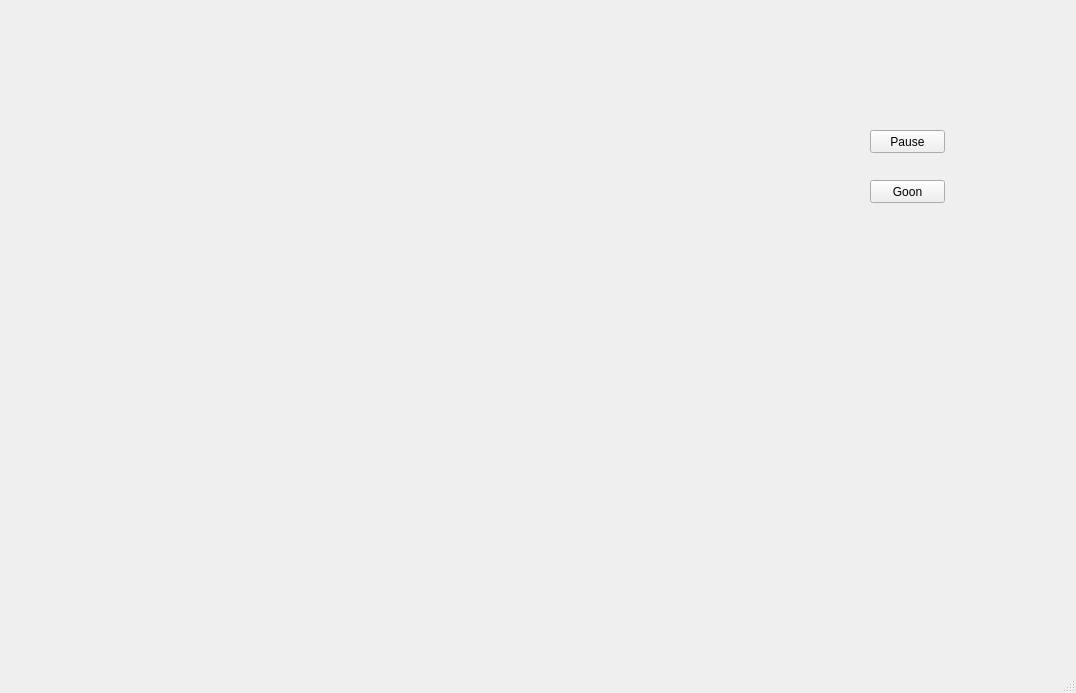
<?xml version="1.0" encoding="UTF-8"?>
<ui version="4.0">
 <class>MainWindow</class>
 <widget class="QMainWindow" name="MainWindow">
  <property name="geometry">
   <rect>
    <x>0</x>
    <y>0</y>
    <width>1076</width>
    <height>693</height>
   </rect>
  </property>
  <property name="windowTitle">
   <string>MainWindow</string>
  </property>
  <widget class="QWidget" name="centralwidget">
   <widget class="QLabel" name="label">
    <property name="geometry">
     <rect>
      <x>10</x>
      <y>10</y>
      <width>800</width>
      <height>600</height>
     </rect>
    </property>
    <property name="text">
     <string/>
    </property>
   </widget>
   <widget class="QPushButton" name="pushButton_pause">
    <property name="geometry">
     <rect>
      <x>870</x>
      <y>130</y>
      <width>75</width>
      <height>23</height>
     </rect>
    </property>
    <property name="text">
     <string>Pause</string>
    </property>
   </widget>
   <widget class="QPushButton" name="pushButton_goon">
    <property name="geometry">
     <rect>
      <x>870</x>
      <y>180</y>
      <width>75</width>
      <height>23</height>
     </rect>
    </property>
    <property name="text">
     <string>Goon</string>
    </property>
   </widget>
  </widget>
  <widget class="QMenuBar" name="menubar">
   <property name="geometry">
    <rect>
     <x>0</x>
     <y>0</y>
     <width>1076</width>
     <height>23</height>
    </rect>
   </property>
  </widget>
  <widget class="QStatusBar" name="statusbar"/>
 </widget>
 <resources/>
 <connections/>
</ui>
